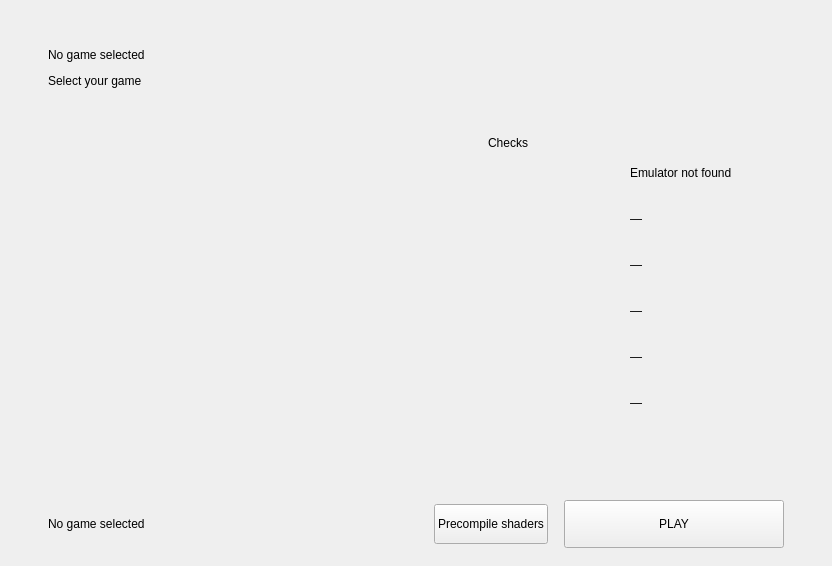
     <widget class="QWidget" name="page_play">
      <layout class="QVBoxLayout" name="playPageLayout">
       <property name="spacing">
        <number>0</number>
       </property>
       <property name="leftMargin">
        <number>0</number>
       </property>
       <property name="topMargin">
        <number>0</number>
       </property>
       <property name="rightMargin">
        <number>0</number>
       </property>
       <property name="bottomMargin">
        <number>0</number>
       </property>
       <item>
        <widget class="ArtBackground" name="play_art" native="true">
         <property name="sizePolicy">
          <sizepolicy hsizetype="Expanding" vsizetype="Expanding">
           <horstretch>0</horstretch>
           <verstretch>1</verstretch>
          </sizepolicy>
         </property>
         <layout class="QVBoxLayout" name="playContentLayout">
          <property name="spacing">
           <number>12</number>
          </property>
          <property name="leftMargin">
           <number>48</number>
          </property>
          <property name="topMargin">
           <number>48</number>
          </property>
          <property name="rightMargin">
           <number>48</number>
          </property>
          <property name="bottomMargin">
           <number>32</number>
          </property>
          <item>
           <widget class="QLabel" name="play_eyebrow">
            <property name="text">
             <string>No game selected</string>
            </property>
            <property name="textStyle" stdset="0">
             <string notr="true">Label/Eyebrow</string>
            </property>
            <property name="tone" stdset="0">
             <string notr="true">secondary</string>
            </property>
           </widget>
          </item>
          <item>
           <widget class="QLabel" name="play_title">
            <property name="text">
             <string>Select your game</string>
            </property>
            <property name="textStyle" stdset="0">
             <string notr="true">Heading/Title</string>
            </property>
           </widget>
          </item>
          <item>
           <spacer name="playHeaderGap">
            <property name="orientation">
             <enum>Qt::Vertical</enum>
            </property>
            <property name="sizeType">
             <enum>QSizePolicy::Fixed</enum>
            </property>
            <property name="sizeHint" stdset="0">
             <size>
              <width>20</width>
              <height>12</height>
             </size>
            </property>
           </spacer>
          </item>
          <item>
           <layout class="QHBoxLayout" name="playCardsLayout">
            <property name="spacing">
             <number>24</number>
            </property>
            <item>
             <widget class="QFrame" name="card_games">
              <property name="sizePolicy">
               <sizepolicy hsizetype="Expanding" vsizetype="Preferred">
                <horstretch>1</horstretch>
                <verstretch>0</verstretch>
               </sizepolicy>
              </property>
              <property name="card" stdset="0">
               <bool>true</bool>
              </property>
              <layout class="QVBoxLayout" name="cardGamesLayout">
               <property name="spacing">
                <number>0</number>
               </property>
               <property name="leftMargin">
                <number>16</number>
               </property>
               <property name="topMargin">
                <number>16</number>
               </property>
               <property name="rightMargin">
                <number>16</number>
               </property>
               <property name="bottomMargin">
                <number>16</number>
               </property>
               <item>
                <widget class="ConfigurationListWidget" name="widget" native="true">
                 <property name="sizePolicy">
                  <sizepolicy hsizetype="Expanding" vsizetype="Preferred">
                   <horstretch>0</horstretch>
                   <verstretch>0</verstretch>
                  </sizepolicy>
                 </property>
                 <property name="minimumSize">
                  <size>
                   <width>360</width>
                   <height>200</height>
                  </size>
                 </property>
                </widget>
               </item>
              </layout>
             </widget>
            </item>
            <item alignment="Qt::AlignTop">
<widget class="QFrame" name="card_checks"><property name="minimumSize"><size><width>320</width><height>0</height></size></property>
<property name="maximumSize"><size><width>320</width><height>16777215</height></size></property><property name="card" stdset="0"><bool>true</bool></property>
<layout class="QVBoxLayout" name="card_checksLayout"><property name="spacing"><number>16</number></property><property name="leftMargin"><number>24</number></property><property name="topMargin"><number>24</number></property><property name="rightMargin"><number>24</number></property><property name="bottomMargin"><number>24</number></property>
<item><widget class="QLabel" name="card_checks_title"><property name="text"><string>Checks</string></property>
<property name="textStyle" stdset="0"><string notr="true">Heading/Section</string></property>
</widget></item>
<item><widget class="QWidget" name="check_emulator_row"><layout class="QHBoxLayout" name="check_emulatorRow"><property name="spacing"><number>12</number></property><property name="leftMargin"><number>0</number></property><property name="topMargin"><number>0</number></property><property name="rightMargin"><number>0</number></property><property name="bottomMargin"><number>0</number></property>
<item alignment="Qt::AlignTop"><widget class="StatusIcon" name="check_emulator_status" native="true"/></item>
<item><layout class="QVBoxLayout" name="check_emulatorText"><property name="spacing"><number>2</number></property>
<item><widget class="QLabel" name="check_emulator"><property name="text"><string>Emulator not found</string></property>
<property name="textStyle" stdset="0"><string notr="true">Body/Default</string></property>
</widget></item>
<item><widget class="QLabel" name="check_emulator_description"><property name="text"><string></string></property>
<property name="wordWrap"><bool>true</bool></property>
<property name="textStyle" stdset="0"><string notr="true">Body/Description</string></property>
<property name="tone" stdset="0"><string notr="true">secondary</string></property>
</widget></item>
</layout></item></layout></widget></item>
<item><layout class="QHBoxLayout" name="check_folderRow"><property name="spacing"><number>12</number></property>
<item alignment="Qt::AlignTop"><widget class="StatusIcon" name="check_folder_status" native="true"/></item>
<item><layout class="QVBoxLayout" name="check_folderText"><property name="spacing"><number>2</number></property>
<item><widget class="QLabel" name="check_folder"><property name="text"><string>—</string></property>
<property name="textStyle" stdset="0"><string notr="true">Body/Default</string></property>
</widget></item>
<item><widget class="QLabel" name="check_folder_description"><property name="text"><string></string></property>
<property name="wordWrap"><bool>true</bool></property>
<property name="textStyle" stdset="0"><string notr="true">Body/Description</string></property>
<property name="tone" stdset="0"><string notr="true">secondary</string></property>
</widget></item>
</layout></item></layout></item>
<item><widget class="QWidget" name="check_version_row"><layout class="QHBoxLayout" name="check_versionRow"><property name="spacing"><number>12</number></property><property name="leftMargin"><number>0</number></property><property name="topMargin"><number>0</number></property><property name="rightMargin"><number>0</number></property><property name="bottomMargin"><number>0</number></property>
<item alignment="Qt::AlignTop"><widget class="StatusIcon" name="check_version_status" native="true"/></item>
<item><layout class="QVBoxLayout" name="check_versionText"><property name="spacing"><number>2</number></property>
<item><widget class="QLabel" name="check_version"><property name="text"><string>—</string></property>
<property name="textStyle" stdset="0"><string notr="true">Body/Default</string></property>
</widget></item>
<item><widget class="QLabel" name="check_version_description"><property name="text"><string></string></property>
<property name="wordWrap"><bool>true</bool></property>
<property name="textStyle" stdset="0"><string notr="true">Body/Description</string></property>
<property name="tone" stdset="0"><string notr="true">secondary</string></property>
</widget></item>
</layout></item></layout></widget></item>
<item><layout class="QHBoxLayout" name="check_gpuRow"><property name="spacing"><number>12</number></property>
<item alignment="Qt::AlignTop"><widget class="StatusIcon" name="check_gpu_status" native="true"/></item>
<item><layout class="QVBoxLayout" name="check_gpuText"><property name="spacing"><number>2</number></property>
<item><widget class="QLabel" name="check_gpu"><property name="text"><string>—</string></property>
<property name="textStyle" stdset="0"><string notr="true">Body/Default</string></property>
</widget></item>
<item><widget class="QLabel" name="check_gpu_description"><property name="text"><string></string></property>
<property name="wordWrap"><bool>true</bool></property>
<property name="textStyle" stdset="0"><string notr="true">Body/Description</string></property>
<property name="tone" stdset="0"><string notr="true">secondary</string></property>
</widget></item>
</layout></item></layout></item>
<item><layout class="QHBoxLayout" name="check_ramRow"><property name="spacing"><number>12</number></property>
<item alignment="Qt::AlignTop"><widget class="StatusIcon" name="check_ram_status" native="true"/></item>
<item><layout class="QVBoxLayout" name="check_ramText"><property name="spacing"><number>2</number></property>
<item><widget class="QLabel" name="check_ram"><property name="text"><string>—</string></property>
<property name="textStyle" stdset="0"><string notr="true">Body/Default</string></property>
</widget></item>
<item><widget class="QLabel" name="check_ram_description"><property name="text"><string></string></property>
<property name="wordWrap"><bool>true</bool></property>
<property name="textStyle" stdset="0"><string notr="true">Body/Description</string></property>
<property name="tone" stdset="0"><string notr="true">secondary</string></property>
</widget></item>
</layout></item></layout></item>
<item><layout class="QHBoxLayout" name="check_cacheRow"><property name="spacing"><number>12</number></property>
<item alignment="Qt::AlignTop"><widget class="StatusIcon" name="check_cache_status" native="true"/></item>
<item><layout class="QVBoxLayout" name="check_cacheText"><property name="spacing"><number>2</number></property>
<item><widget class="QLabel" name="check_cache"><property name="text"><string>—</string></property>
<property name="textStyle" stdset="0"><string notr="true">Body/Default</string></property>
</widget></item>
<item><widget class="QLabel" name="check_cache_description"><property name="text"><string></string></property>
<property name="wordWrap"><bool>true</bool></property>
<property name="textStyle" stdset="0"><string notr="true">Body/Description</string></property>
<property name="tone" stdset="0"><string notr="true">secondary</string></property>
</widget></item>
</layout></item></layout></item></layout></widget>
            </item>
           </layout>
          </item>
          <item>
           <spacer name="playBottomSpacer">
            <property name="orientation">
             <enum>Qt::Vertical</enum>
            </property>
            <property name="sizeHint" stdset="0">
             <size>
              <width>20</width>
              <height>0</height>
             </size>
            </property>
           </spacer>
          </item>
         </layout>
        </widget>
       </item>
       <item>
        <widget class="QFrame" name="bottom_bar">
         <property name="minimumSize">
          <size>
           <width>0</width>
           <height>84</height>
          </size>
         </property>
         <property name="maximumSize">
          <size>
           <width>16777215</width>
           <height>84</height>
          </size>
         </property>
         <layout class="QHBoxLayout" name="bottomBarLayout">
          <property name="spacing">
           <number>16</number>
          </property>
          <property name="leftMargin">
           <number>48</number>
          </property>
          <property name="topMargin">
           <number>0</number>
          </property>
          <property name="rightMargin">
           <number>48</number>
          </property>
          <property name="bottomMargin">
           <number>0</number>
          </property>
          <item>
           <widget class="QLabel" name="play_status">
            <property name="text">
             <string>No game selected</string>
            </property>
            <property name="textStyle" stdset="0">
             <string notr="true">Mono/Value</string>
            </property>
           </widget>
          </item>
          <item>
           <spacer name="bottomBarSpacer">
            <property name="orientation">
             <enum>Qt::Horizontal</enum>
            </property>
            <property name="sizeHint" stdset="0">
             <size>
              <width>40</width>
              <height>10</height>
             </size>
            </property>
           </spacer>
          </item>
          <item>
           <widget class="ArtButton" name="play_precompile_button">
            <property name="minimumSize">
             <size>
              <width>0</width>
              <height>40</height>
             </size>
            </property>
            <property name="maximumSize">
             <size>
              <width>16777215</width>
              <height>40</height>
             </size>
            </property>
            <property name="toolTip">
             <string>Open the Shaders page and precompile the shaders of the selected game.</string>
            </property>
            <property name="text">
             <string>Precompile shaders</string>
            </property>
            <property name="textStyle" stdset="0">
             <string notr="true">Label/Button</string>
            </property>
           </widget>
          </item>
          <item>
           <widget class="ArtButton" name="play_button">
            <property name="minimumSize">
             <size>
              <width>220</width>
              <height>48</height>
             </size>
            </property>
            <property name="maximumSize">
             <size>
              <width>220</width>
              <height>48</height>
             </size>
            </property>
            <property name="toolTip">
             <string>Start the selected game.</string>
            </property>
            <property name="text">
             <string>PLAY</string>
            </property>
            <property name="textStyle" stdset="0">
             <string notr="true">Brand/Play</string>
            </property>
           </widget>
          </item>
         </layout>
        </widget>
       </item>
      </layout>
     </widget>
